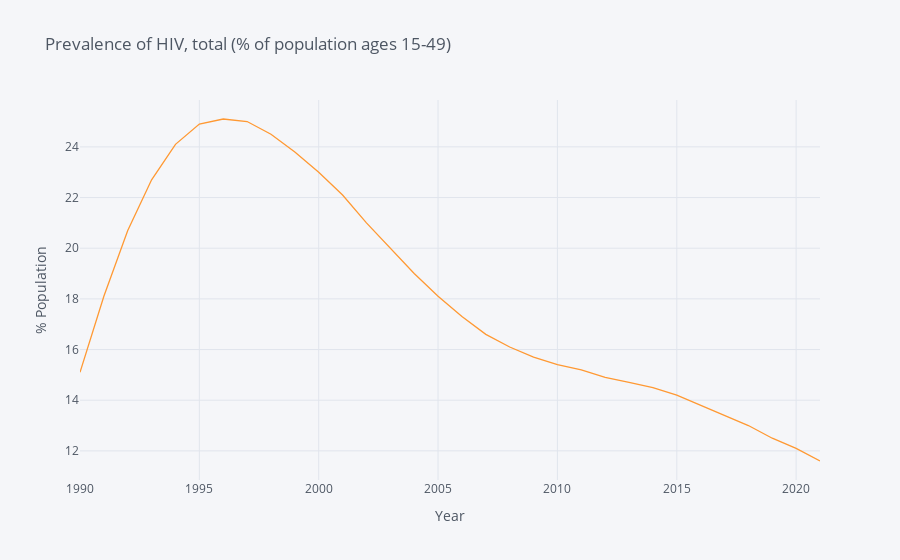

Here is the notebook cell this chart was saved with:
### Code cell
#Prevelance of HIV total (% of pop. ages 15 -49) (Zimbabwe)

wbdata.get_countries("ZWE")


hiv_prevz = {"SH.DYN.AIDS.ZS" : "ZWE"}
prevz = wbdata.get_dataframe(hiv_prevz, country = "ZWE")
prevz = prevz.dropna().sort_index()
prevz.index = prevz.index.astype(int)
prevz.iplot(title ="Prevalence of HIV, total (% of population ages 15-49)",xTitle='Year',yTitle='% Population')

### Figure 1 — Plotly figure (JSON) as saved in the notebook; plotly's stock layout.template omitted (floating-point values rounded to 4 significant figures)
{"data": [{"line": {"color": "rgba(255, 153, 51, 1.0)", "dash": "solid", "shape": "linear", "width": 1.3}, "mode": "lines", "name": "ZWE", "text": "", "type": "scatter", "x": [1990, 1991, 1992, 1993, 1994, 1995, 1996, 1997, 1998, 1999, 2000, 2001, 2002, 2003, 2004, 2005, 2006, 2007, 2008, 2009, 2010, 2011, 2012, 2013, 2014, 2015, 2016, 2017, 2018, 2019, 2020, 2021], "y": [15.1, 18.1, 20.7, 22.7, 24.1, 24.9, 25.1, 25, 24.5, 23.8, 23, 22.1, 21, 20, 19, 18.1, 17.3, 16.6, 16.1, 15.7, 15.4, 15.2, 14.9, 14.7, 14.5, 14.2, 13.8, 13.4, 13, 12.5, 12.1, 11.6]}], "layout": {"autosize": true, "legend": {"bgcolor": "#F5F6F9", "font": {"color": "#4D5663"}}, "paper_bgcolor": "#F5F6F9", "plot_bgcolor": "#F5F6F9", "title": {"font": {"color": "#4D5663"}, "text": "Prevalence of HIV, total (% of population ages 15-49)"}, "xaxis": {"autorange": true, "gridcolor": "#E1E5ED", "range": [1990, 2021], "showgrid": true, "tickfont": {"color": "#4D5663"}, "title": {"font": {"color": "#4D5663"}, "text": "Year"}, "type": "linear", "zerolinecolor": "#E1E5ED"}, "yaxis": {"autorange": true, "gridcolor": "#E1E5ED", "range": [10.85, 25.85], "showgrid": true, "tickfont": {"color": "#4D5663"}, "title": {"font": {"color": "#4D5663"}, "text": "% Population"}, "type": "linear", "zerolinecolor": "#E1E5ED"}}}
